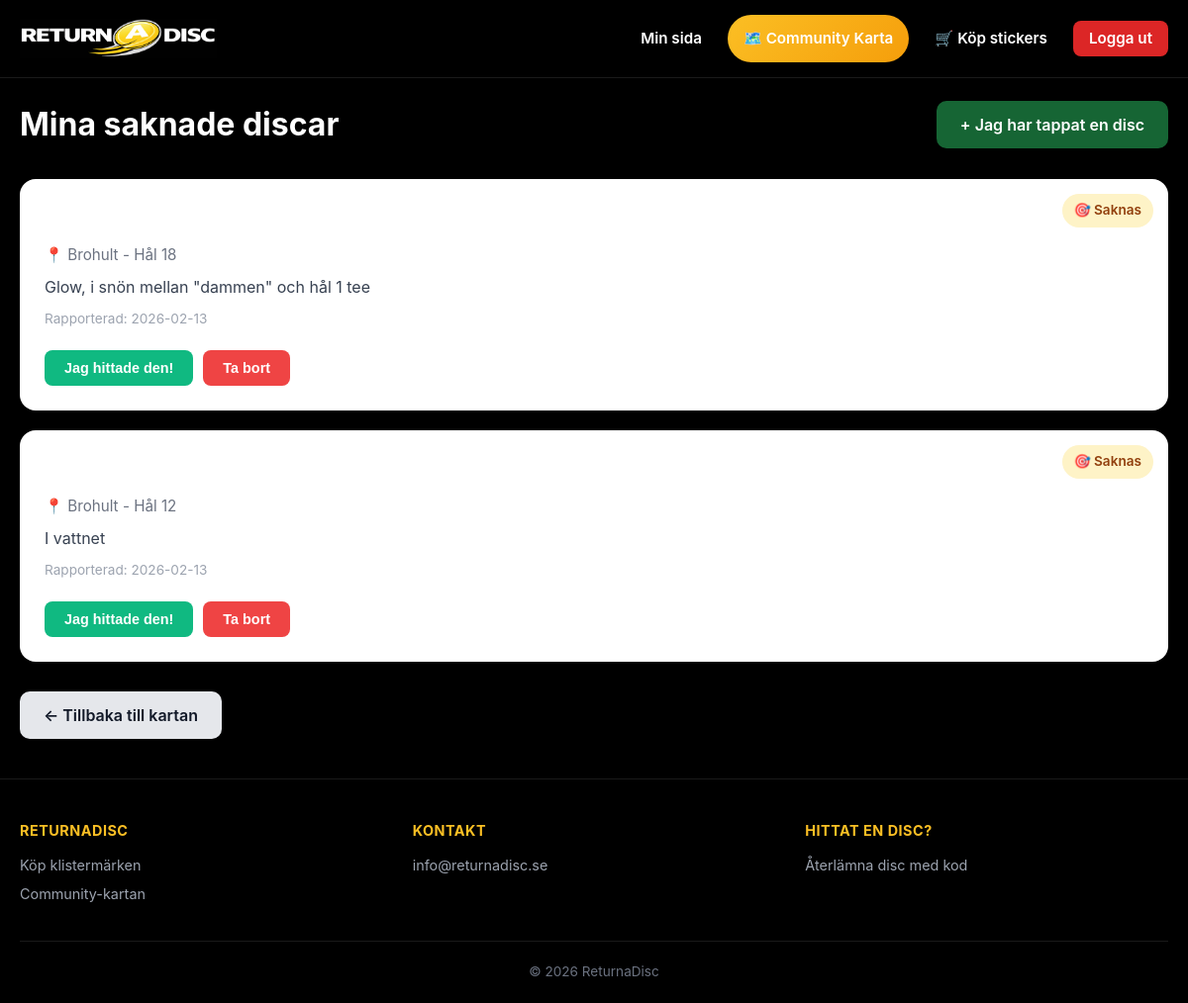
Screenshot of /missing/my-discs (signed in) with the database file from the repository.
### tables this page shows
CREATE TABLE missing_discs (
                    id INTEGER PRIMARY KEY AUTOINCREMENT,
                    user_id INTEGER NOT NULL,
                    disc_name TEXT NOT NULL,
                    description TEXT,
                    latitude REAL NOT NULL,
                    longitude REAL NOT NULL,
                    course_name TEXT,
                    hole_number TEXT,
                    status TEXT DEFAULT 'missing',
                    found_by_user_id INTEGER,
                    found_at TIMESTAMP,
                    created_at TIMESTAMP DEFAULT CURRENT_TIMESTAMP,
                    FOREIGN KEY (user_id) REFERENCES users(id),
                    FOREIGN KEY (found_by_user_id) REFERENCES users(id)
                );

### blueprints/missing.py (the view)
@bp.route('/my-discs')
@login_required
def my_missing_discs():
    service = MissingDiscService(db)
    discs = service.get_user_discs(g.user_id)
    return render_template('missing/my_discs.html', discs=discs)

### blueprints/missing.py (called while the page is built)
def login_required(f: Callable) -> Callable:
    @wraps(f)
    def decorated_function(*args, **kwargs):
        user = PermissionService.require_login()
        if not user:
            flash('Logga in först.', 'error')
            return redirect(url_for('auth.login'))
        g.current_user = user
        g.user_id = user['id']
        return f(*args, **kwargs)
    return decorated_function

    def get_user_discs(self, user_id: int) -> List[Dict]:
        return self.db.get_user_missing_discs(user_id)

    @staticmethod
    def require_login() -> Optional[Dict]:
        user_id = session.get('user_id')
        if not user_id:
            return None
        user = db.get_user_by_id(user_id)
        if not user:
            session.clear()
            return None
        return user

### database.py (called while the page is built)
    def to_dict(self, include_sensitive: bool = False) -> Dict[str, Any]:
        data = asdict(self)
        if not include_sensitive:
            data.pop('email_hash', None)
            if self.email and not self.email.startswith('gAAAA'):
                data['email'] = self.email
        return data

    def to_dict(self) -> Dict[str, Any]:
        return asdict(self)

    @contextmanager
    def get_connection(self):
        conn = sqlite3.connect(
            self.db_path,
            timeout=20,
            detect_types=sqlite3.PARSE_DECLTYPES
        )
        conn.row_factory = sqlite3.Row
        try:
            yield conn
            conn.commit()
        except Exception as e:
            conn.rollback()
            logger.error(f"Database error: {e}")
            raise
        finally:
            conn.close()

    def execute(
        self,
        query: str,
        params: Tuple = (),
        fetch_one: bool = False
    ) -> Optional[Dict]:
        with self.get_connection() as conn:
            cur = conn.cursor()
            cur.execute(query, params)
            if fetch_one:
                row = cur.fetchone()
                return dict(row) if row else None
            return None

    def fetch_all(self, query: str, params: Tuple = ()) -> List[Dict]:
        with self.get_connection() as conn:
            cur = conn.cursor()
            cur.execute(query, params)
            return [dict(row) for row in cur.fetchall()]

    def fetch_one(self, query: str, params: Tuple = ()) -> Optional[Dict]:
        return self.execute(query, params, fetch_one=True)

### templates/missing/my_discs.html (shortened to what this page needs)
{% extends "base.html" %}
{% block content %}
<div class="my-discs-page">
    <div class="container">
        <div class="page-header">
            <h1>Mina saknade discar</h1>
            <a href="{{ url_for('missing.report') }}" class="btn-primary">+ Jag har tappat en disc</a>
        </div>
        {% if discs %}
            <div class="discs-list">
                {% for disc in discs %}
                <div class="disc-card {% if disc.status == 'found' %}found{% endif %}">
                    <div class="disc-status-badge {% if disc.status == 'found' %}found{% else %}missing{% endif %}">
                        {% if disc.status == 'found' %}✅ Hittad{% else %}🎯 Saknas{% endif %}
                    </div>
                    <div class="disc-info">
                        <h3>{{ disc.disc_name }}</h3>
                        {% if disc.course_name %}
                            <p class="location">📍 {{ disc.course_name }}
                                {% if disc.hole_number %} - Hål {{ disc.hole_number }}{% endif %}
                            </p>
                        {% endif %}
                        <p class="description">{{ disc.description }}</p>
                        <p class="date">Rapporterad: {{ disc.created_at.strftime('%Y-%m-%d') }}</p>
                    </div>
                    <div class="disc-actions">
                        {% if disc.status == 'missing' %}
                            <form method="post" action="{{ url_for('missing.mark_found', disc_id=disc.id) }}" style="display: inline;">
                                <button type="submit" class="btn-success btn-small">Jag hittade den!</button>
                            </form>
                        {% endif %}
                        <form method="post" action="{{ url_for('missing.delete', disc_id=disc.id) }}"
                              style="display: inline;"
                              onsubmit="return confirm('Ta bort denna rapport?');">
                            <button type="submit" class="btn-danger btn-small">Ta bort</button>
                        </form>
                    </div>
                </div>
                {% endfor %}
            </div>
        {% endif %}
        <div class="back-link">
            <a href="{{ url_for('missing.community_map') }}" class="btn-secondary">← Tillbaka till kartan</a>
        </div>
    </div>
</div>
{% endblock %}

### templates/base.html (shortened to what this page needs)
<!DOCTYPE html>
<html lang="sv">
<head>
    <link rel="stylesheet" href="{{ url_for('static', filename='css/style.css') }}">
</head>
<body>
    <nav class="navbar">
        <div class="navbar-container">
            <a href="{{ url_for('auth.index') }}" class="logo" id="logoLink">
                <img src="{{ url_for('static', filename='images/logo.png') }}" alt="ReturnaDisc logotyp" id="logoImg">
            </a>
            <div class="nav-links" id="navLinks">
                {% if session.get('user_id') %}
                    <a href="{{ url_for('disc.dashboard') }}">Min sida</a>
                    <a href="{{ url_for('missing.community_map') }}" class="nav-highlight">
                        🗺️ Community Karta
                    </a>
                    <a href="{{ url_for('auth.buy_stickers') }}">🛒 Köp stickers</a>
                    <a href="{{ url_for('auth.logout') }}" class="btn-logout">Logga ut</a>
                {% else %}
                    <a href="{{ url_for('found.found_manual') }}" class="nav-found-code">
                        🔢 Återlämna disc med kod
                    </a>
                    <a href="{{ url_for('auth.login') }}">Logga in</a>
                {% endif %}
            </div>
        </div>
    </nav>
    <main class="main">
        {% block content %}{% endblock %}
    </main>
    <footer class="footer-new">
        <div class="container">
            <div class="footer-content">
                <div class="footer-section">
                    <h4>ReturnaDisc</h4>
                    <a href="{{ url_for('auth.buy_stickers') }}">Köp klistermärken</a>
                    <a href="{{ url_for('missing.community_map') }}">Community-kartan</a>
                </div>
                <div class="footer-section">
                    <h4>Kontakt</h4>
                    <a href="mailto:info@returnadisc.se">info@returnadisc.se</a>
                </div>
                <div class="footer-section">
                    <h4>Hittat en disc?</h4>
                    <a href="{{ url_for('found.found_manual') }}">Återlämna disc med kod</a>
                </div>
            </div>
            <div class="footer-bottom">
                <p>&copy; 2026 ReturnaDisc</p>
            </div>
        </div>
    </footer>
</body>
</html>

### static/css/style.css (style rules this page uses)
:root { --primary: #2563eb; --primary-dark: #1e40af; --primary-light: #3b82f6; --secondary: #6b7280; --success: #10b981; --warning: #f59e0b; --error: #ef4444; --bg: #f3f4f6; --card-bg: #ffffff; --text: #111827; --text-light: #6b7280; --border: #e5e7eb; --shadow: 0 4px 6px -1px rgba(0, 0, 0, 0.1), 0 2px 4px -1px rgba(0, 0, 0, 0.06); --shadow-lg: 0 10px 15px -3px rgba(0, 0, 0, 0.1), 0 4px 6px -2px rgba(0, 0, 0, 0.05); --radius: 16px; --radius-sm: 10px; }
* { margin: 0; padding: 0; box-sizing: border-box; }
html { font-size: 16px; }
body { font-family: -apple-system, BlinkMacSystemFont, 'Segoe UI', Roboto, 'Helvetica Neue', Arial, sans-serif; background: var(--bg); color: var(--text); line-height: 1.6; min-height: 100vh; display: flex; flex-direction: column; }
.container { max-width: 800px; margin: 0 auto; padding: 0 20px; width: 100%; }
.main { flex: 1; padding: 20px 0; }
.navbar { background: var(--card-bg); box-shadow: var(--shadow); padding: 16px 0; position: sticky; top: 0; z-index: 100; }
.logo { font-size: 1.5rem; font-weight: 800; text-decoration: none; color: var(--text); display: flex; align-items: center; gap: 8px; }
.nav-links { display: flex; gap: 24px; align-items: center; }
.nav-links a { text-decoration: none; color: var(--text); font-weight: 500; font-size: 0.95rem; transition: color 0.2s; padding: 8px 0; }
.btn-primary, .btn-secondary { display: inline-flex; align-items: center; justify-content: center; padding: 12px 24px; border-radius: var(--radius-sm); font-weight: 600; text-decoration: none; border: none; cursor: pointer; transition: all 0.2s; font-size: 1rem; line-height: 1.5; }
.btn-primary { background: var(--primary); color: white; }
.btn-secondary { background: var(--border); color: var(--text); }
html { scroll-behavior: smooth; }
.container { max-width: 1100px; margin: 0 auto; }
.nav-highlight { background: linear-gradient(135deg, #667eea 0%, #764ba2 100%); color: white !important; padding: 8px 16px; border-radius: 20px; font-weight: 600; transition: transform 0.2s; }
.btn-logout { background: #ef4444; color: white !important; padding: 10px 20px; border-radius: 8px; font-weight: 600; transition: all 0.2s; min-width: 100px; text-align: center; }
.nav-highlight { background: linear-gradient(135deg, #667eea 0%, #764ba2 100%); color: white !important; padding: 10px 24px; border-radius: 25px; font-weight: 600; transition: transform 0.2s; white-space: nowrap; }
.btn-logout { background: #ef4444; color: white !important; padding: 6px 14px; border-radius: 6px; font-weight: 600; font-size: 0.9rem; transition: all 0.2s; min-width: 80px; text-align: center; }
.navbar { background: white; box-shadow: 0 2px 4px rgba(0,0,0,0.1); padding: 15px 0; position: sticky; top: 0; z-index: 100; }
.logo { font-size: 1.5rem; font-weight: bold; text-decoration: none; color: #374151; }
.nav-links { display: flex; align-items: center; gap: 10px; }
.nav-links a { text-decoration: none; color: #4b5563; font-weight: 500; padding: 10px 16px; border-radius: 8px; transition: all 0.2s; white-space: nowrap; }
.nav-links a.nav-highlight { background: linear-gradient(135deg, #667eea 0%, #764ba2 100%); color: white; padding: 12px 16px; border-radius: 25px; font-weight: 600; display: flex; align-items: center; gap: 8px; }
.nav-links a.btn-logout { background: #ef4444; color: white; padding: 6px 16px; border-radius: 8px; }
.container { max-width: 1200px; margin: 0 auto; padding: 0 20px; }
.main { min-height: calc(100vh - 200px); padding: 20px 0; }

### rows the page displays
missing_discs: status "🎯 Saknas", course_name "Brohult", hole_number "18", description "Glow, i snön mellan \"dammen\" och hål 1 tee", created_at "2026-02-13"
missing_discs: status "🎯 Saknas", course_name "Brohult", hole_number "12", description "I vattnet", created_at "2026-02-13"
